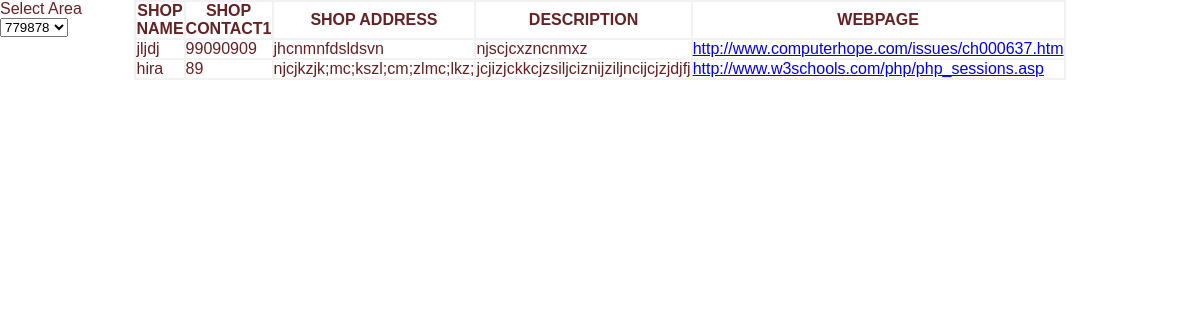
Page /justclick/php/element2.php?cat3=Movies on the committed database.
### tables this page shows
CREATE TABLE `shop` (
  `userID` int(11) NOT NULL,
  `sid` int(11) NOT NULL,
  `sname` varchar(50) NOT NULL,
  `smail` varchar(100) NOT NULL,
  `sph1` decimal(12,0) NOT NULL,
  `area` varchar(15) NOT NULL,
  `saddr` varchar(100) NOT NULL,
  `sweb` varchar(50) NOT NULL,
  `sdesc` varchar(100) NOT NULL,
  PRIMARY KEY (`sid`),
  KEY `userID` (`userID`)
);

### www/justclick/php/element2.php (the view, shortened to what this page needs)
<html>
<head>
<link rel="stylesheet" type="text/css" href="../css/justclick.css">
</head>
<body id="body" style="background:#FFF; margin-left:0px; margin-right:0px;">
<div style="position: absolute;">
<form action="#" target="_self">
<h7> Select Area</h7><br>
<?php
$cat3=$_GET['cat3'];
$rowset=mysql_query("select categoryID from category where categoryNAME='$cat3'");
$catID=mysql_fetch_array($rowset);
$rowset3=mysql_query("select DISTINCT shopID from item where categoryID=$catID[0]");
echo"<select name='select' onChange='showHint(this.value);' >";
while($sid=mysql_fetch_array($rowset3))
{
$rowset4=mysql_query("select area from shop where sid=$sid[0]");
$area=mysql_fetch_array($rowset4);
echo"<option>$area[0]</option>";
}
?>
</select>
</form>
</div>
<div style="position: absolute; left: 120px; width:80%;" id="txtHint">
<?php
$cat3=$_GET['cat3'];
$rowset=mysql_query("select categoryID from category where categoryNAME='$cat3'");
$catID=mysql_fetch_array($rowset);
$rowset=mysql_query("select DISTINCT shopID from item where categoryID=$catID[0]");
echo"<table border='1' cellspacing='0' cellpadding='0' width='80%' align='center' bordercolor='#F2F2F2'>";
echo"<tr>
	<th>SHOP NAME</th>
	<th>SHOP CONTACT1</th>
	<th>SHOP ADDRESS</th>
	<th>DESCRIPTION</th>
	<th>WEBPAGE</th>
	</tr>";
while($row=mysql_fetch_array($rowset))
{
	$rowset2=mysql_query("select * from shop where sid=$row[0]");
	$row2=mysql_fetch_array($rowset2);
	echo"<tr>
	<td>$row2[2]</td>
	<td>$row2[4]</td>
	<td>$row2[6]</td>
	<td>$row2[8]</td>
	<td><a href='$row2[8]'>$row2[7]</a></td>
	</tr>";
}
echo"</table>";
?>
</div>
</body>
</html>

### www/justclick/css/justclick.css (style rules this page uses)
#body { background:#EBEBEB; margin-top:0px; margin-left:15%; margin-right:15%; margin-bottom:0px; color:#672123; font-family:"Trebuchet MS", Arial, Helvetica, sans-serif; }

### rows in the picture
shop: select "779878", sname "jljdj", sph1 "99090909", saddr "jhcnmnfdsldsvn", sdesc "njscjcxzncnmxz", sweb "http://www.computerhope.com/issues/ch000637.htm"
shop: sname "hira", sph1 "89", saddr "njcjkzjk;mc;kszl;cm;zlmc;lkz;", sdesc "jcjizjckkcjzsiljciznijziljncijcjzjdjfj", sweb "http://www.w3schools.com/php/php_sessions.asp"
